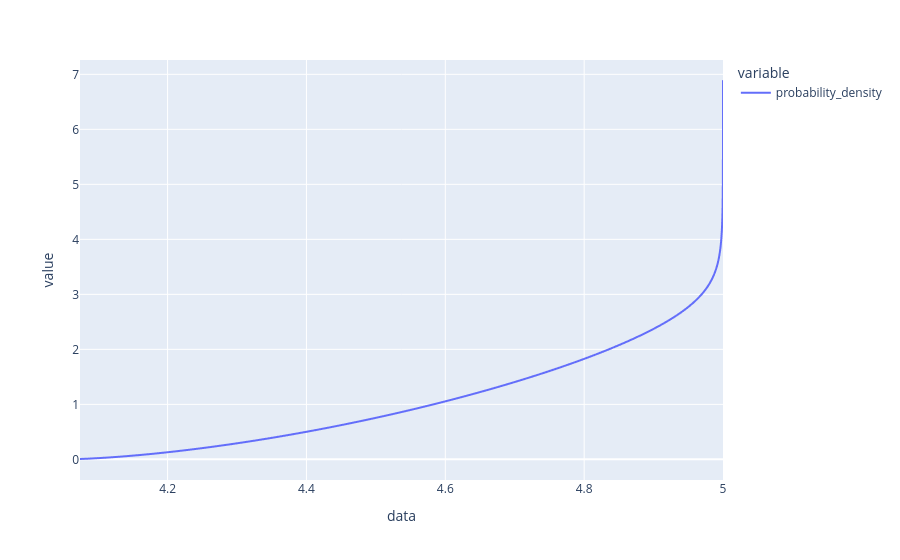

The notebook cell this image was saved under:
### Code cell
import pandas as pd

pd.options.plotting.backend = "plotly"
pd.DataFrame({
    'data': sampled,
    'probability_density': probability_density
}).sort_values('data').set_index('data').plot()

### Figure 1 — Plotly figure (JSON) as saved in the notebook; plotly's stock layout.template omitted (floating-point values rounded to 4 significant figures; data arrays with more than 128 entries replaced by an {"elided": "..."} marker saying what was removed)
{"data": [{"hovertemplate": "variable=probability_density<br>data=%{x}<br>value=%{y}<extra></extra>", "legendgroup": "probability_density", "line": {"color": "#636efa", "dash": "solid"}, "marker": {"symbol": "circle"}, "mode": "lines", "name": "probability_density", "showlegend": true, "type": "scattergl", "x": {"elided": "10000 float values"}, "xaxis": "x", "y": {"elided": "10000 float values"}, "yaxis": "y"}], "layout": {"legend": {"title": {"text": "variable"}, "tracegroupgap": 0}, "margin": {"t": 60}, "xaxis": {"anchor": "y", "domain": [0, 1], "title": {"text": "data"}}, "yaxis": {"anchor": "x", "domain": [0, 1], "title": {"text": "value"}}}}
